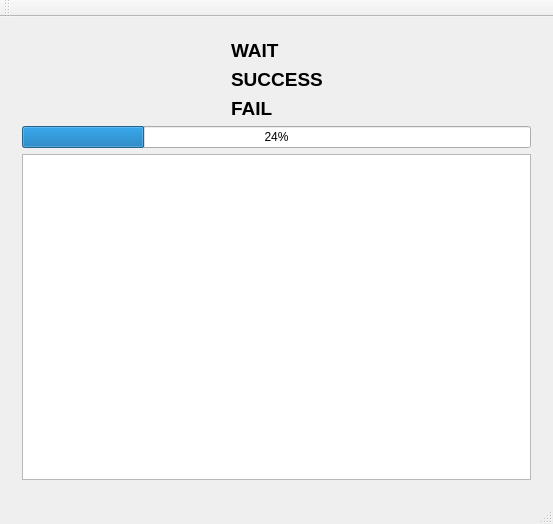
<?xml version="1.0" encoding="UTF-8"?>
<ui version="4.0">
 <class>MainWindow</class>
 <widget class="QMainWindow" name="MainWindow">
  <property name="geometry">
   <rect>
    <x>0</x>
    <y>0</y>
    <width>553</width>
    <height>524</height>
   </rect>
  </property>
  <property name="windowTitle">
   <string>MainWindow</string>
  </property>
  <widget class="QWidget" name="centralWidget">
   <layout class="QVBoxLayout" name="verticalLayout_3">
    <item>
     <layout class="QVBoxLayout" name="insertLayout"/>
    </item>
    <item>
     <widget class="QWidget" name="showWidget" native="true">
      <layout class="QVBoxLayout" name="verticalLayout_2">
       <item>
        <layout class="QHBoxLayout" name="horizontalLayout">
         <item>
          <spacer name="horizontalSpacer">
           <property name="orientation">
            <enum>Qt::Horizontal</enum>
           </property>
           <property name="sizeHint" stdset="0">
            <size>
             <width>132</width>
             <height>20</height>
            </size>
           </property>
          </spacer>
         </item>
         <item>
          <layout class="QVBoxLayout" name="verticalLayout">
           <item>
            <widget class="QLabel" name="labelWait">
             <property name="font">
              <font>
               <pointsize>14</pointsize>
               <weight>75</weight>
               <bold>true</bold>
              </font>
             </property>
             <property name="text">
              <string>WAIT</string>
             </property>
            </widget>
           </item>
           <item>
            <widget class="QLabel" name="labelSuccess">
             <property name="font">
              <font>
               <pointsize>14</pointsize>
               <weight>75</weight>
               <bold>true</bold>
              </font>
             </property>
             <property name="text">
              <string>SUCCESS</string>
             </property>
            </widget>
           </item>
           <item>
            <widget class="QLabel" name="labelFail">
             <property name="font">
              <font>
               <pointsize>14</pointsize>
               <weight>75</weight>
               <bold>true</bold>
              </font>
             </property>
             <property name="text">
              <string>FAIL</string>
             </property>
            </widget>
           </item>
          </layout>
         </item>
         <item>
          <spacer name="horizontalSpacer_2">
           <property name="orientation">
            <enum>Qt::Horizontal</enum>
           </property>
           <property name="sizeHint" stdset="0">
            <size>
             <width>132</width>
             <height>20</height>
            </size>
           </property>
          </spacer>
         </item>
        </layout>
       </item>
       <item>
        <widget class="QProgressBar" name="progressBar">
         <property name="value">
          <number>24</number>
         </property>
        </widget>
       </item>
       <item>
        <widget class="QTextEdit" name="textEdit"/>
       </item>
      </layout>
     </widget>
    </item>
   </layout>
  </widget>
  <widget class="QMenuBar" name="menuBar">
   <property name="geometry">
    <rect>
     <x>0</x>
     <y>0</y>
     <width>553</width>
     <height>25</height>
    </rect>
   </property>
  </widget>
  <widget class="QToolBar" name="mainToolBar">
   <attribute name="toolBarArea">
    <enum>TopToolBarArea</enum>
   </attribute>
   <attribute name="toolBarBreak">
    <bool>false</bool>
   </attribute>
  </widget>
  <widget class="QStatusBar" name="statusBar"/>
 </widget>
 <layoutdefault spacing="6" margin="11"/>
 <resources/>
 <connections/>
</ui>
